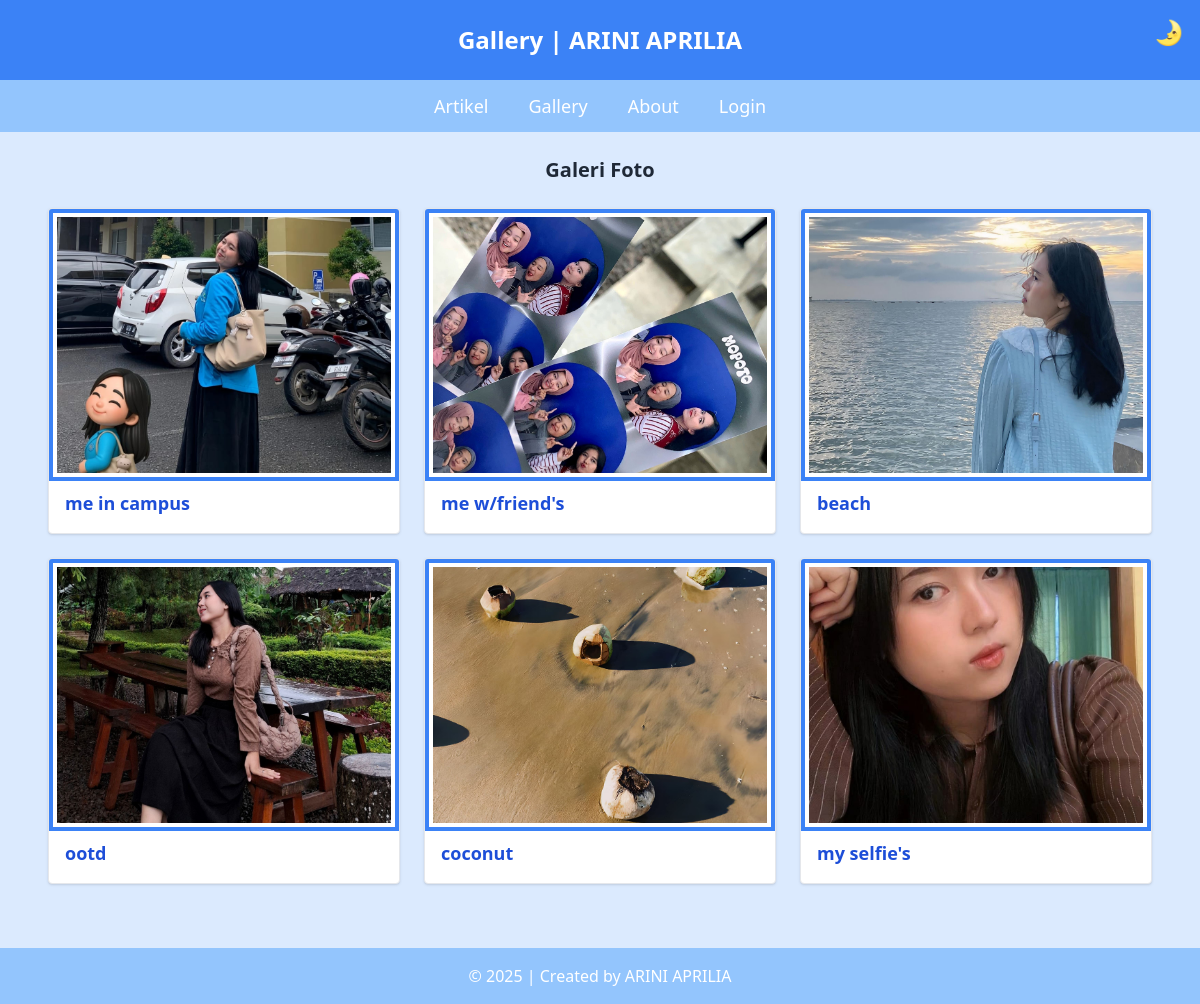
/gallery.php, run on the app's committed database.
### tables this page shows
CREATE TABLE `tbl_gallery` (
  `id_gallery` int(5) NOT NULL,
  `judul` text NOT NULL,
  `foto` text NOT NULL
);

### gallery.php (the view, shortened to what this page needs)
<?php include "koneksi.php"; ?>
<!DOCTYPE html>
<html lang="en" class="">
<head>
  <script src="https://cdn.tailwindcss.com"></script>
</head>
<body class="bg-blue-100 text-gray-800 font-sans dark:bg-gray-900 dark:text-gray-100">
<header class="bg-blue-500 dark:bg-gray-800 text-white text-center p-6 text-2xl font-bold relative">
  Gallery | ARINI APRILIA
  <button id="toggleDark" class="absolute top-4 right-4 text-2xl" title="Toggle Dark Mode">🌛</button>
</header>
<nav class="bg-blue-300 dark:bg-gray-700 text-white py-3">
  <ul class="flex justify-center space-x-10 font-medium text-lg">
    <li><a href="index.php" class="hover:underline">Artikel</a></li>
    <li><a href="gallery.php" class="hover:underline">Gallery</a></li>
    <li><a href="about.php" class="hover:underline">About</a></li>
    <li><a href="admin/login.php" class="hover:underline">Login</a></li>
  </ul>
</nav>
<main class="max-w-6xl mx-auto p-6">
  <h2 class="text-xl font-bold mb-6 text-center">Galeri Foto</h2>
  <div class="grid grid-cols-1 sm:grid-cols-2 md:grid-cols-3 gap-6">
    <?php
    $sql = "SELECT * FROM tbl_gallery ORDER BY id_gallery DESC";
    $query = mysqli_query($db, $sql);
    while ($data = mysqli_fetch_array($query)) {
      echo "<div class='bg-white dark:bg-gray-800 border rounded shadow overflow-hidden'>";
      echo "<div class='border-4 border-blue-500 p-1 rounded-none'>";
      echo "<img src='images/{$data['foto']}' alt='Gambar' class='w-full h-64 object-cover'>";
      echo "</div>";
      echo "<div class='px-4 pb-4 pt-2'>";
      echo "<h3 class='text-lg font-semibold text-blue-700 dark:text-blue-300'>" . htmlspecialchars($data['judul']) . "</h3>";
      echo "</div></div>";
    }
    ?>
  </div>
</main>
<footer class="bg-blue-300 dark:bg-gray-700 text-white text-center py-4 mt-10">
  &copy; <?php echo date('Y'); ?> | Created by ARINI APRILIA
</footer>
</body>
</html>

### data on the page
tbl_gallery: foto (picture), judul "me in campus"
tbl_gallery: foto (picture), judul "me w/friend's"
tbl_gallery: foto (picture), judul "beach"
tbl_gallery: foto (picture), judul "ootd"
tbl_gallery: foto (picture), judul "coconut"
tbl_gallery: foto (picture), judul "my selfie's"
